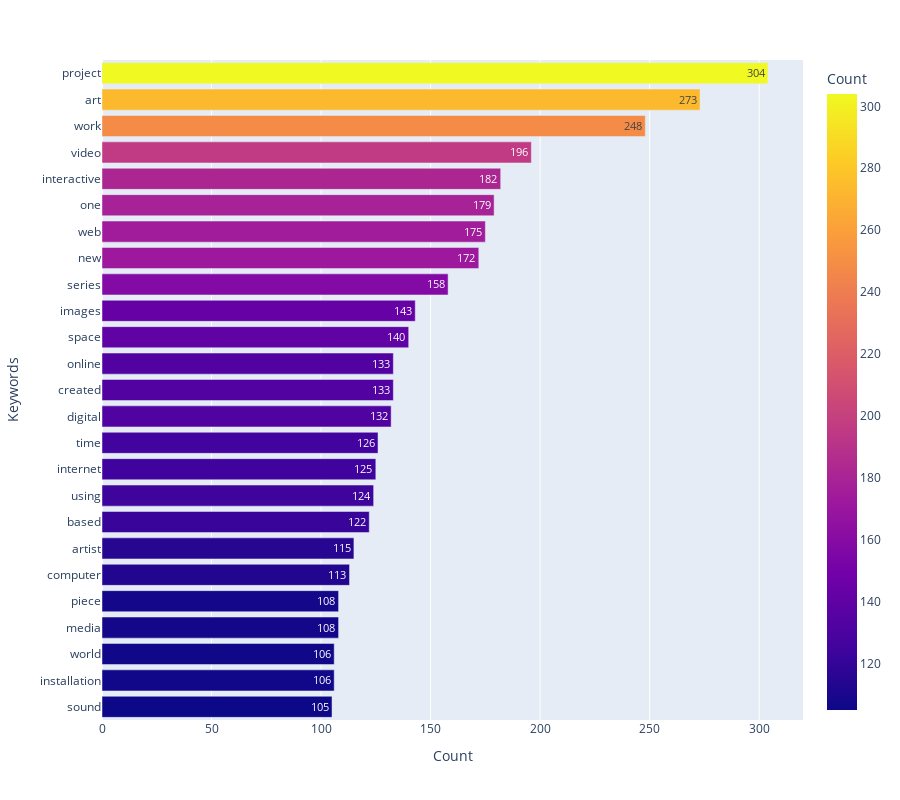

The code cell stored with this chart in its notebook:
### Code cell
fig = px.bar(rhizome_kw_e_2[:25], x='Count', y='Keywords', height=800, color='Count', text_auto=True)
fig.update_layout(yaxis={'categoryorder':'total ascending'})
fig.show()

### Figure 1 — Plotly figure (JSON) as saved in the notebook; plotly's stock layout.template omitted (floating-point values rounded to 4 significant figures)
{"data": [{"alignmentgroup": "True", "hovertemplate": "Count=%{marker.color}<br>Keywords=%{y}<extra></extra>", "legendgroup": "", "marker": {"color": [304, 273, 248, 196, 182, 179, 175, 172, 158, 143, 140, 133, 133, 132, 126, 125, 124, 122, 115, 113, 108, 108, 106, 106, 105], "coloraxis": "coloraxis", "pattern": {"shape": ""}}, "name": "", "offsetgroup": "", "orientation": "h", "showlegend": false, "textposition": "auto", "texttemplate": "%{x}", "type": "bar", "x": [304, 273, 248, 196, 182, 179, 175, 172, 158, 143, 140, 133, 133, 132, 126, 125, 124, 122, 115, 113, 108, 108, 106, 106, 105], "xaxis": "x", "y": [" project", " art", " work", " video", " interactive", " one", " web", " new", " series", " images", " space", " created", " online", " digital", " time", " internet", " using", " based", " artist", " computer", " media", " piece", " installation", " world", " sound"], "yaxis": "y"}], "layout": {"barmode": "relative", "coloraxis": {"colorbar": {"title": {"text": "Count"}}, "colorscale": [[0, "#0d0887"], [0.1111, "#46039f"], [0.2222, "#7201a8"], [0.3333, "#9c179e"], [0.4444, "#bd3786"], [0.5556, "#d8576b"], [0.6667, "#ed7953"], [0.7778, "#fb9f3a"], [0.8889, "#fdca26"], [1, "#f0f921"]]}, "height": 800, "legend": {"tracegroupgap": 0}, "margin": {"t": 60}, "xaxis": {"anchor": "y", "domain": [0, 1], "title": {"text": "Count"}}, "yaxis": {"anchor": "x", "categoryorder": "total ascending", "domain": [0, 1], "title": {"text": "Keywords"}}}}
